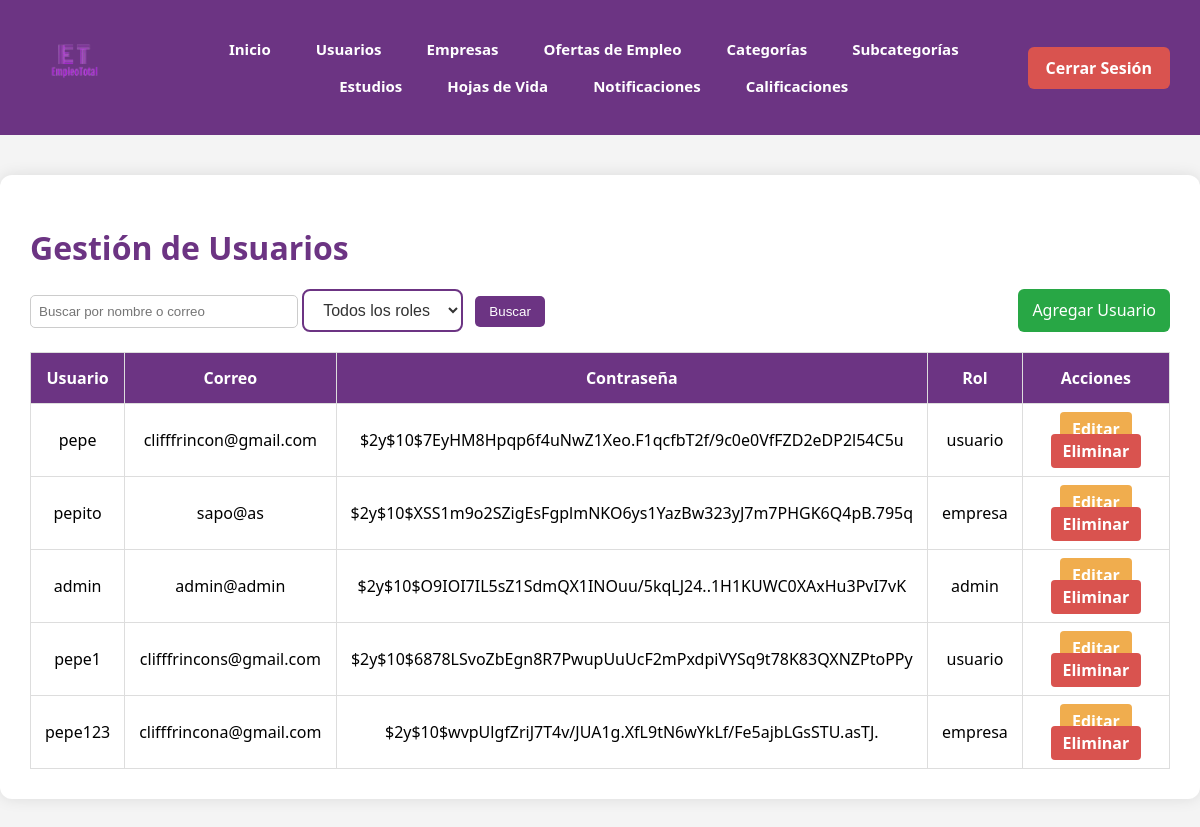
The page /usuarios_admin.php on the database its author committed.
### tables this page shows
CREATE TABLE `usuario` (
  `id_usuario` int(11) NOT NULL,
  `usuario` varchar(45) DEFAULT NULL,
  `correo` varchar(45) DEFAULT NULL,
  `contrasena` varchar(250) DEFAULT NULL,
  `rol_id_rol` int(11) NOT NULL
);

CREATE TABLE `rol` (
  `id_rol` int(11) NOT NULL,
  `nombre_rol` varchar(50) DEFAULT NULL
);

### usuarios_admin.php (the view, shortened to what this page needs)
<?php
include_once "conexion.php";
$busqueda = isset($_GET['buscar']) ? trim($_GET['buscar']) : "";
$sql = "SELECT u.id_usuario, u.usuario, u.correo, u.contrasena, u.rol_id_rol, r.nombre_rol
        FROM usuario u
        JOIN rol r ON u.rol_id_rol = r.id_rol
        WHERE (u.usuario LIKE :busqueda OR u.correo LIKE :busqueda)";
$stmt = $base_de_datos->prepare($sql);
$stmt->bindValue(':busqueda', "%$busqueda%");
$stmt->execute();
$usuarios = $stmt->fetchAll(PDO::FETCH_ASSOC);
?>
<!DOCTYPE html>
<html lang="es">
<head>
  <link rel="stylesheet" href="estilos/crud_estilos.css">
</head>
<body>
<header>
    <nav class="barra-navegacion">
      <div class="logo">
        <img src="imagenes/logoTotal.png" alt="EmpleoTotal">
      </div>
      <ul class="menu">
        <li><a href="inicio.html">Inicio</a></li>
        <li><a href="usuarios_admin.php">Usuarios</a></li>
        <li><a href="empresas_admin.php">Empresas</a></li>
        <li><a href="ofertas_empleo_admin.php">Ofertas de Empleo</a></li>
        <li><a href="categorias_admin.php">Categorías</a></li>
        <li><a href="subcategorias_admin.php">Subcategorías</a></li>
        <li><a href="estudios_admin.php">Estudios</a></li>
        <li><a href="hojas_vida_admin.php">Hojas de Vida</a></li>
        <li><a href="notificaciones_admin.php">Notificaciones</a></li>
        <li><a href="calificaciones_admin.php">Calificaciones</a></li>
      </ul>
      <div class="cerrar-sesion-container">
        <a href="http://localhost:3000" class="cerrar-sesion">Cerrar Sesión</a>
      </div>
    </nav>
  </header>
<main class="contenedor">
  <h1>Gestión de Usuarios</h1>
  <div class="acciones-superiores">
  <form action="" method="GET" class="buscador">
  <input type="text" name="buscar" placeholder="Buscar por nombre o correo" value="<?= isset($_GET['buscar']) ? htmlspecialchars($_GET['buscar']) : '' ?>">
  <select name="filtro_rol" class="filtro-rol">
  <option value="">Todos los roles</option>
</select>
  <button type="submit">Buscar</button>
</form>
    <a href="modulos/usuarios/form_agregar_usuario.php" class="boton-agregar">Agregar Usuario</a>
  </div>
  <table>
    <thead>
      <tr>
        <th>Usuario</th>
        <th>Correo</th>
        <th>Contraseña</th>
        <th>Rol</th>
        <th>Acciones</th>
      </tr>
    </thead>
    <tbody>
      <?php foreach($usuarios as $usuario): ?>
        <tr>
          <td><?= $usuario['usuario'] ?></td>
          <td><?= $usuario['correo'] ?></td>
          <td><?= $usuario['contrasena'] ?></td>
          <td><?= $usuario['nombre_rol'] ?></td>
          <td>
            <a href="modulos/usuarios/form_editar_usuario.php?id=<?= $usuario['id_usuario'] ?>" class="boton editar">Editar</a>
            <a href="modulos/usuarios/eliminar_usuario.php?id=<?= $usuario['id_usuario'] ?>" class="boton eliminar" onclick="return confirm('¿Seguro que deseas eliminar este usuario?')">Eliminar</a>
          </td>
        </tr>
      <?php endforeach; ?>
    </tbody>
  </table>
</main>
</body>
</html>

### estilos/crud_estilos.css (style rules this page uses)
body { font-family: 'Segoe UI', Tahoma, Geneva, Verdana, sans-serif; background-color: #f4f4f4; margin: 0; padding: 0; }
header { background-color: #6C3483; padding: 20px 0; }
.barra-navegacion { display: flex; align-items: center; justify-content: space-between; flex-wrap: wrap; width: 95%; margin: auto; }
.logo img { height: 90px; }
.menu { list-style: none; display: flex; flex: 1; justify-content: center; flex-wrap: wrap; gap: 15px; }
.menu li a { text-decoration: none; color: white; font-weight: bold; padding: 10px 15px; border-radius: 5px; transition: background 0.3s ease; font-size: 15px; }
.cerrar-sesion-container { margin-left: auto; }
.cerrar-sesion { background-color: #d9534f; color: white !important; text-decoration: none; padding: 10px 18px; border-radius: 6px; font-weight: bold; transition: background 0.3s ease; }
.filtro-rol { padding: 10px 15px; font-size: 16px; border: 2px solid #6C3483; border-radius: 8px; background-color: white; color: #333; outline: none; transition: 0.3s ease; }
.contenedor { max-width: 1350px; margin: 40px auto; background-color: white; padding: 30px; border-radius: 12px; box-shadow: 0 0 15px rgba(0,0,0,0.1); }
.contenedor h1 { color: #6C3483; margin-bottom: 20px; }
.acciones-superiores { display: flex; justify-content: space-between; margin-bottom: 20px; }
.acciones-superiores input[type="text"] { padding: 8px; width: 250px; border: 1px solid #ccc; border-radius: 5px; }
.acciones-superiores button { padding: 8px 14px; background-color: #6C3483; color: white; border: none; border-radius: 5px; margin-left: 8px; cursor: pointer; }
.boton-agregar { background-color: #28a745; color: white; padding: 10px 14px; text-decoration: none; border-radius: 6px; }
table { width: 100%; border-collapse: collapse; margin-top: 20px; }
table thead { background-color: #6C3483; color: white; }
table th, table td { padding: 14px; text-align: center; border: 1px solid #ddd; }
.boton { padding: 6px 12px; text-decoration: none; border-radius: 4px; color: white; font-weight: bold; }
.boton.editar { background-color: #f0ad4e; }
.boton.eliminar { background-color: #d9534f; }

### rows shown on the page
usuario: usuario "pepe", correo "clifffrincon@gmail.com", contrasena "$2y$10$7EyHM8Hpqp6f4uNwZ1Xeo.F1qcfbT2f/9c0e0VfFZD2eDP2l54C5u", rol_id_rol.nombre_rol "usuario"
usuario: usuario "pepito", correo "sapo@as", contrasena "$2y$10$XSS1m9o2SZigEsFgplmNKO6ys1YazBw323yJ7m7PHGK6Q4pB.795q", rol_id_rol.nombre_rol "empresa"
usuario: usuario "admin", correo "admin@admin", contrasena "$2y$10$O9IOI7IL5sZ1SdmQX1INOuu/5kqLJ24..1H1KUWC0XAxHu3PvI7vK", rol_id_rol.nombre_rol "admin"
usuario: usuario "pepe1", correo "clifffrincons@gmail.com", contrasena "$2y$10$6878LSvoZbEgn8R7PwupUuUcF2mPxdpiVYSq9t78K83QXNZPtoPPy", rol_id_rol.nombre_rol "usuario"
usuario: usuario "pepe123", correo "clifffrincona@gmail.com", contrasena "$2y$10$wvpUlgfZriJ7T4v/JUA1g.XfL9tN6wYkLf/Fe5ajbLGsSTU.asTJ.", rol_id_rol.nombre_rol "empresa"
